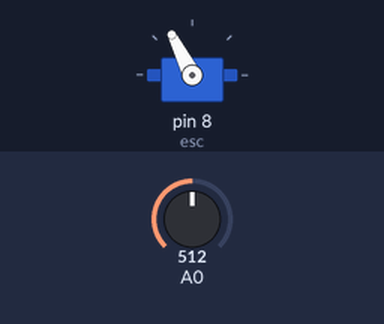
The sketch below on a simulated Arduino Uno, built with avr-gcc and run on an emulated ATmega328P. Shown: servo. The test bench sets the inputs (shaded band); at power-on: A0 = 512.

Above: at 1.2 s.
1.3 s: A0 set to 716
At 2.5 s:
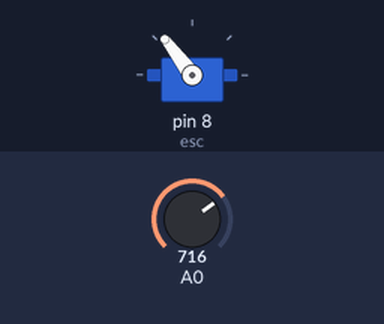
2.8 s: A0 set to 1023
At 3.8 s:
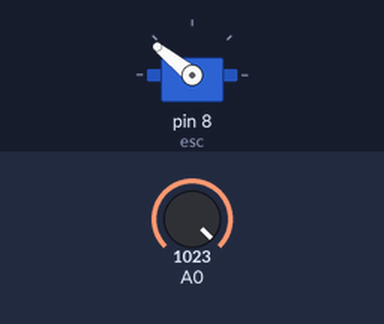
4.3 s: A0 set to 122
At 5.0 s:
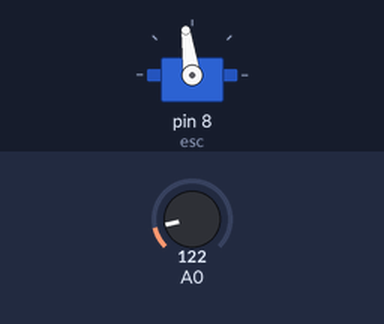
5.8 s: A0 set to 511
At 6.1 s:
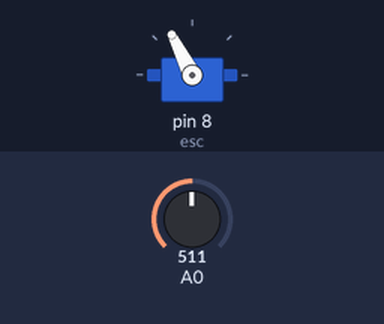
Timing chart, 0 to 8.3 s (numbered marks = the images above; inputs shaded):
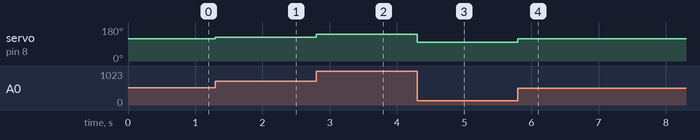

The sketch:

Turbina.ino
```cpp
#include <Servo.h>
Servo esc;
void setup() {
  esc.attach(8);
  esc.writeMicroseconds(1000);
  Serial.begin(900);
}

void loop() {
  int val;
  val = analogRead(A0);
  val = map(val, 0, 1023, 1500, 2000);
  esc.writeMicroseconds(val);

}
```

Measured:
- after the input at 1.3 s, servo on pin 8 (esc): 117° → 127° at once
- after the input at 2.8 s, servo on pin 8 (esc): 127° → 141° at once
- after the input at 4.3 s, servo on pin 8 (esc): 141° → 98° at once
- after the input at 5.8 s, servo on pin 8 (esc): 98° → 117° at once
